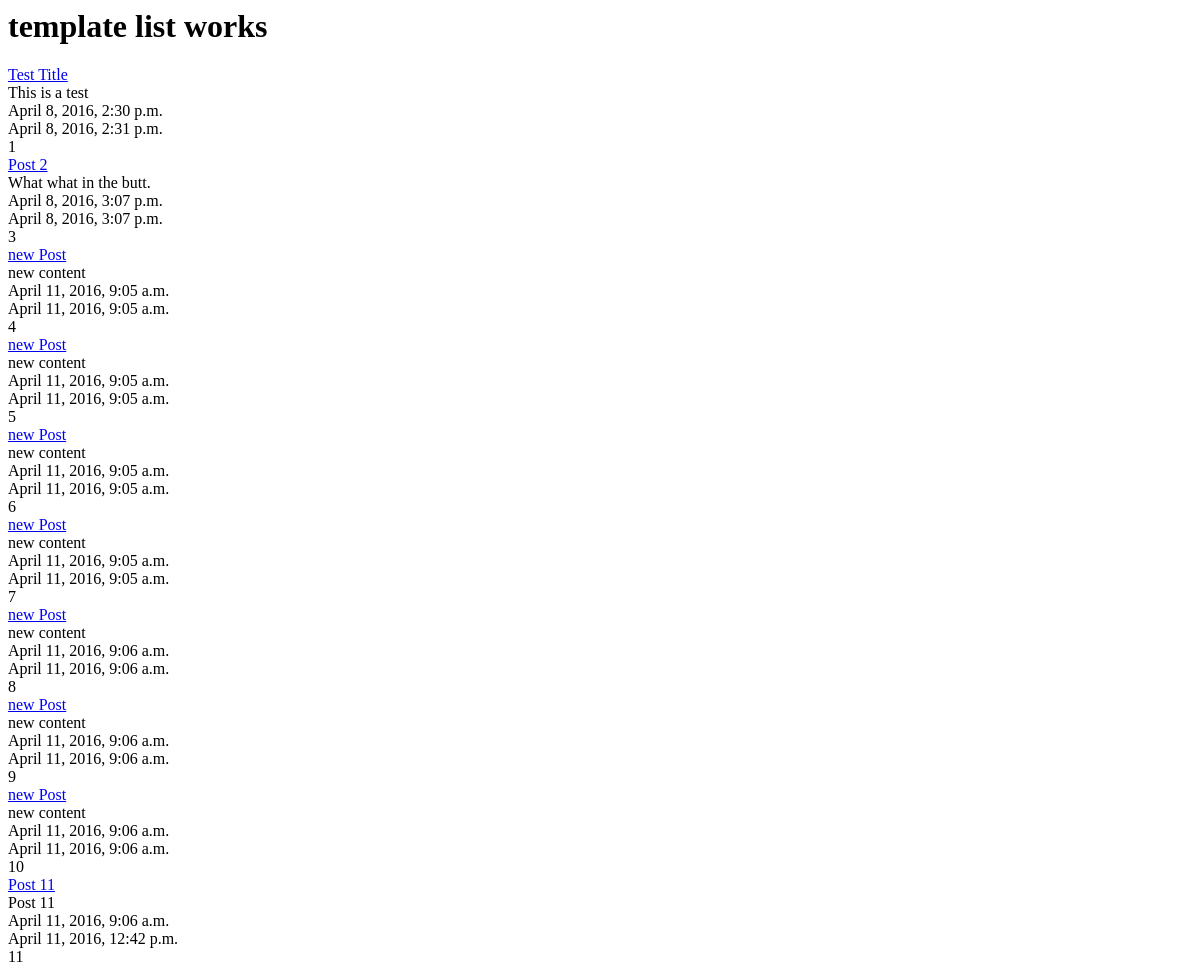
The page /posts/ on the database as committed earlier.
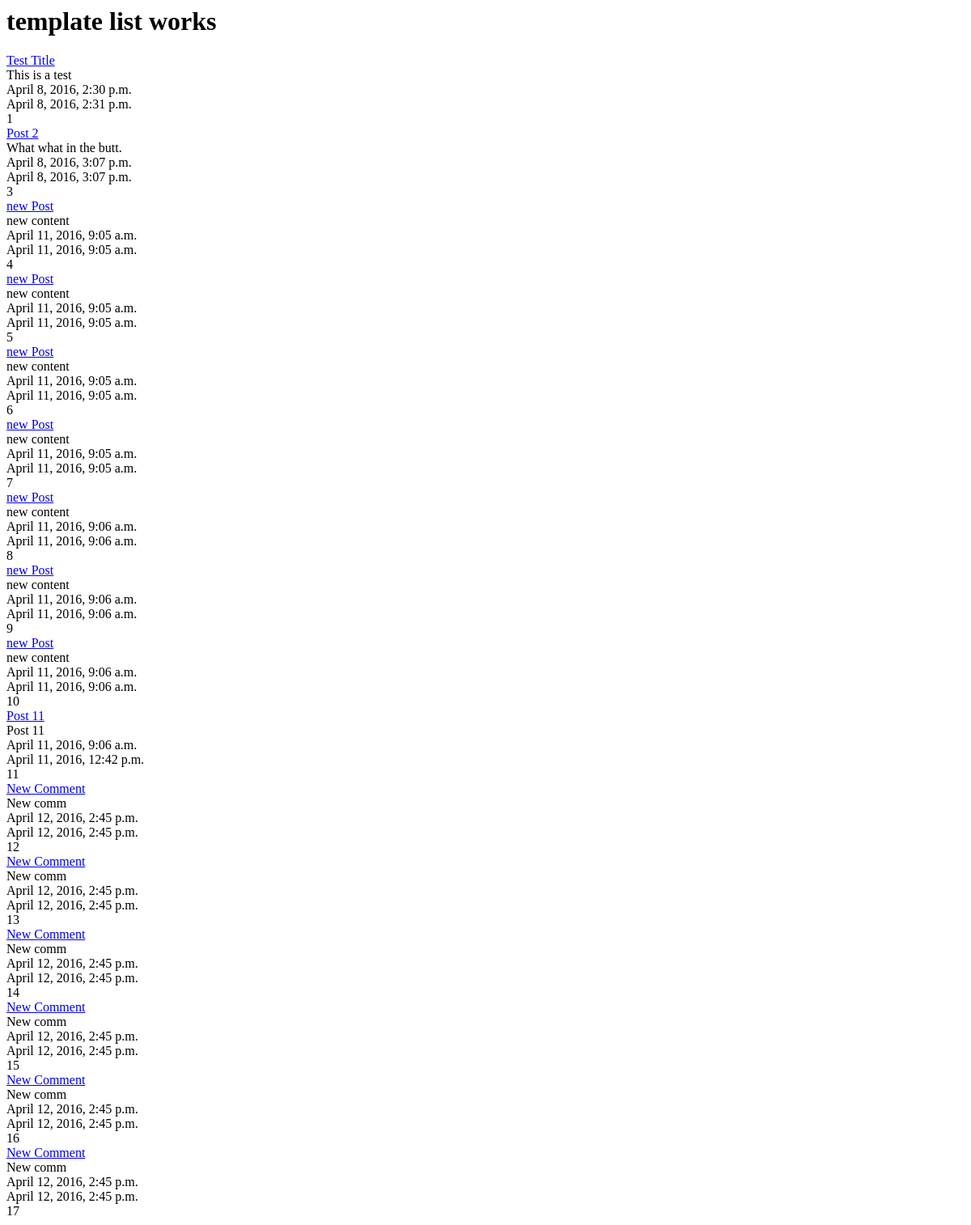
The same page on the database as committed later.
### posts/models.py (models this page shows, shortened)
class Post(models.Model):
	title = models.CharField(max_length=120)  #max_length = 120
	content = models.TextField()
	timestamp = models.DateTimeField(auto_now=False, auto_now_add=True) #1st time made initially
	updated = models.DateTimeField(auto_now=True, auto_now_add=False) #everytime it's updated
	def get_absolute_url(self):
		return reverse("posts:detail", kwargs={"id": self.id})

### posts/views.py (the view)
def posts_list(request): #list items
	queryset = Post.objects.all()
	context = {
		"object_list": queryset,  #add queryset to post list we can see
		"title": "list"
	}
	return render(request, 'index.html', context)

### templates/index.html
<html>
<body>
<h1>template {{ title }} works</h1>
{% for obj in object_list %}
<a href='{{ obj.get_absolute_url }}'>{{ obj.title }}</a><br/>
{{ obj.content }}<br/>
{{ obj.timestamp }}<br/>
{{ obj.updated }}<br/>
{{ obj.id }}<br/>
{% endfor %}
</body>
</html>

Rows that differ between the two databases and show on the page:
added Post: title "New Comment", content "New comm", timestamp "April 12, 2016, 2:45 p.m.", updated "April 12, 2016, 2:45 p.m.", id "12"
added Post: title "New Comment", content "New comm", timestamp "April 12, 2016, 2:45 p.m.", updated "April 12, 2016, 2:45 p.m.", id "13"
added Post: title "New Comment", content "New comm", timestamp "April 12, 2016, 2:45 p.m.", updated "April 12, 2016, 2:45 p.m.", id "14"
added Post: title "New Comment", content "New comm", timestamp "April 12, 2016, 2:45 p.m.", updated "April 12, 2016, 2:45 p.m.", id "15"
added Post: title "New Comment", content "New comm", timestamp "April 12, 2016, 2:45 p.m.", updated "April 12, 2016, 2:45 p.m.", id "16"
added Post: title "New Comment", content "New comm", timestamp "April 12, 2016, 2:45 p.m.", updated "April 12, 2016, 2:45 p.m.", id "17"
